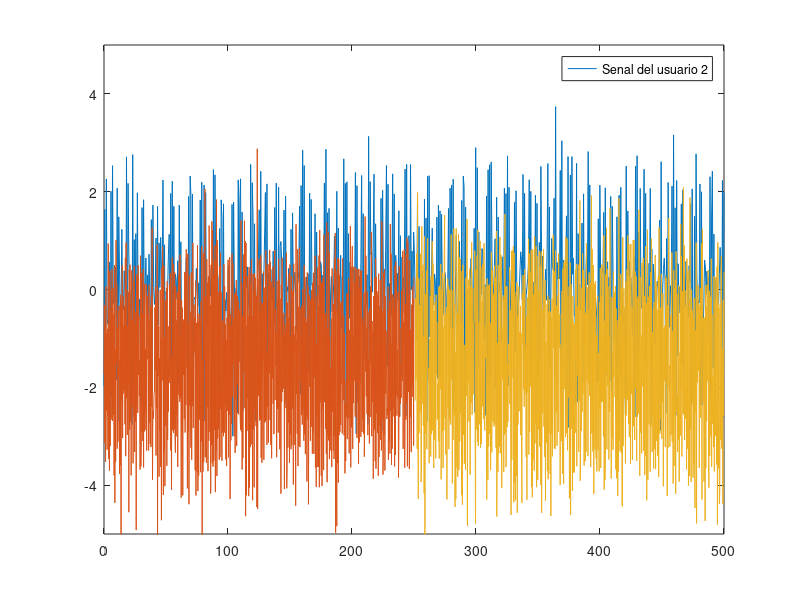

Source code (MATLAB):
clear all
close all
clc
N=100; %cantidad de datos aleatorios
datos1=randi([0 1],N,1)'; %datos aleatorios usuario 1
datos2=randi([0 1],N,1)'; %datos aleatorios usuario 2
M=2;%cantidad de fases de la modulacion M-PSK
a1=pskmod(datos1,M); %modulacion de los datos del usuario 1
a2=pskmod(datos2,M); %modulacion de los datos del usuario 2
n=8; %orden de la matriz
H=hadamard(n); %uso de la funcion hadamard de matlab
F2=H(2,:); %Seleccion de la fila 2 de la matriz de Hadamard
F6=H(6,:); %Seleccion de la fila 6 de la matriz de Hadamard
for i=1:N %lazo for que recorre el vector de datos1
    if datos1(i)==0 %si el dato es 0, se designa el valor de -1
        datos1(i)=-1;
    else %caso contrario se designa el valor de 1
        datos1(i)=1; 
    end
end
m1w1=[]; %vector vacio

for i=1:N %lazo for que realiza el producto de entre el codigo Walsh y la informacion
    c1=a1(i).*F2; %producto entre los datos modulados y el codigo    
    m1w1=[m1w1 c1]; %registro del producto
    i=i+1; %incremento de la variable auxiliar i
end

for i=1:N %lazo for que permite recorrer el vector de datos 2
    if datos2(i)==0 %si los datos son 0, se designa el valor de 1
       datos2(i)=-1;
    else %caso contrario el valor de 1
        datos2(i)=1;
    end
end

m2w2=[]; %vector de datos vacio 
for i=1:N
    c2=a2(i).*F6; %producto entre los datos modulados y el codigo Walsh
    m2w2=[m2w2 c2]; %registro del producto
    i=i+1; %incremento de la variable auxiliar i
end

ifft1=ifftshift(m1w1); %uso de la transformada inversa de fourier en m1w1
ifft2=ifftshift(m2w2); %uso de la transformada inversa de fourier en m2w2

CDMA=ifft1+ifft2; %obtencion de la senal CDMA
SNR=3; %valor de SNR en dB
SeTx=awgn(CDMA,SNR); %paso a traves de canal AWGN
t=linspace(0,500,length(SeTx));
plot(t,real(SeTx))
axis([0 500 -5 5])
legend('Senal CDMA');
hold on
t1=linspace(0,250,length(ifft1));
plot(t1,1.5*(real(awgn(ifft1,SNR))-1))
axis([0 500 -5 5])
legend('Senal del usuario 1');
hold on
t2=linspace(251,500,length(ifft2));
plot(t2,1.5*(real(awgn(ifft2,SNR))-1))
axis([0 500 -5 5])
legend('Senal del usuario 2');